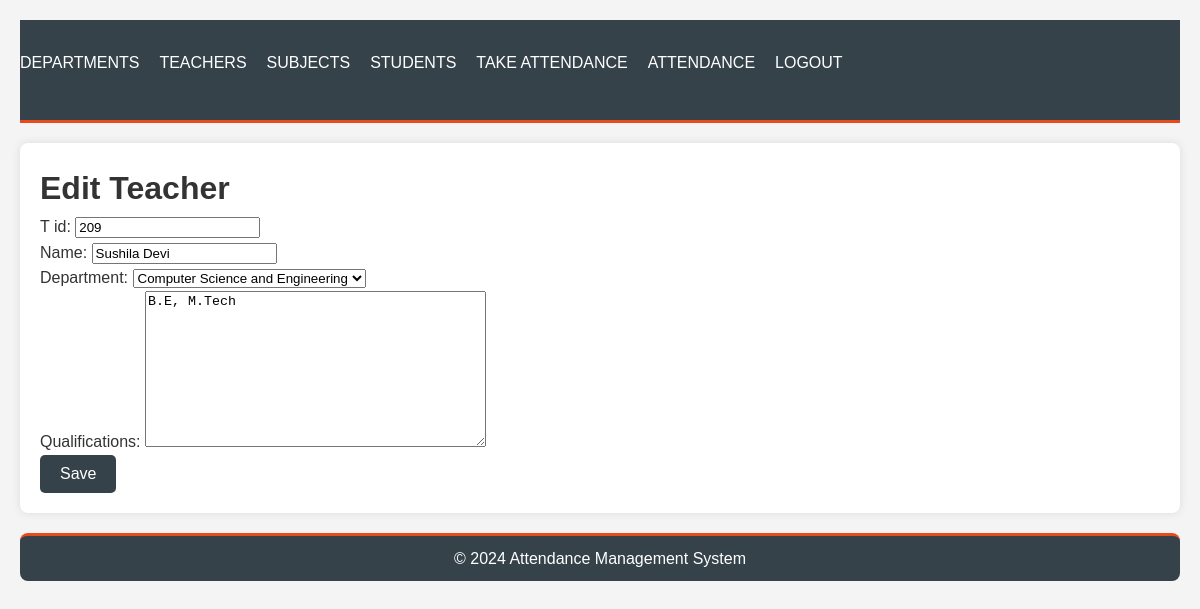
The app's page /edit_teacher/2/ (signed in) with its own data.
### attendance/models.py (models this page shows, shortened)
class Teacher(models.Model):
    t_id = models.CharField(max_length=10, unique=True)
    name = models.CharField(max_length=100)
    department = models.ForeignKey(Department, on_delete=models.CASCADE)
    qualifications = models.TextField()

class Department(models.Model):
    dept_unique_id = models.CharField(max_length=10, unique=True)
    name = models.CharField(max_length=100)
    total_teachers = models.IntegerField(default=0)
    subjects = models.ManyToManyField('Subject', related_name='departments')
    def __str__(self):
        return self.name

### attendance/views.py (the view)
# urls.py: path('edit_teacher/<int:pk>/', views.edit_teacher, name='edit_teacher'),
@login_required
@user_passes_test(is_teacher)
def edit_teacher(request, pk):
    teacher = get_object_or_404(Teacher, pk=pk)
    if request.method == 'POST':
        form = TeacherForm(request.POST, instance=teacher)
        if form.is_valid():
            form.save()
            return redirect('teacher_list')
    else:
        form = TeacherForm(instance=teacher)
    return render(request, 'attendance/edit_teacher.html', {'form': form})

### attendance/forms.py
class TeacherForm(forms.ModelForm):
    class Meta:
        model = Teacher
        fields = ['t_id', 'name', 'department', 'qualifications']

### attendance/views.py (called while the page is built)
def is_teacher(user):
    return user.groups.filter(name='Teachers').exists()

### attendance/templates/attendance/edit_teacher.html (shortened to what this page needs)
{% extends 'attendance/base.html' %}
{% block content %}
<h1>Edit Teacher</h1>
<form method="post">
    {{ form.as_p }}
    <button type="submit" class="btn btn-success">Save</button>
</form>
{% endblock %}

### attendance/static/attendance/css/styles.css (style rules this page uses)
body, h1, h2, h3, p, ul, ol, li { margin: 0; padding: 0; box-sizing: border-box; }
body { font-family: Arial, sans-serif; line-height: 1.6; background-color: #f4f4f4; color: #333; padding: 20px; }
button, .btn { display: inline-block; padding: 10px 20px; font-size: 16px; text-decoration: none; color: #ffffff; background-color: #35424a; border: none; border-radius: 5px; cursor: pointer; }

### records on screen
Teacher: t_id "209", name "Sushila Devi", department "Computer Science and Engineering", qualifications "B.E, M.Tech"
